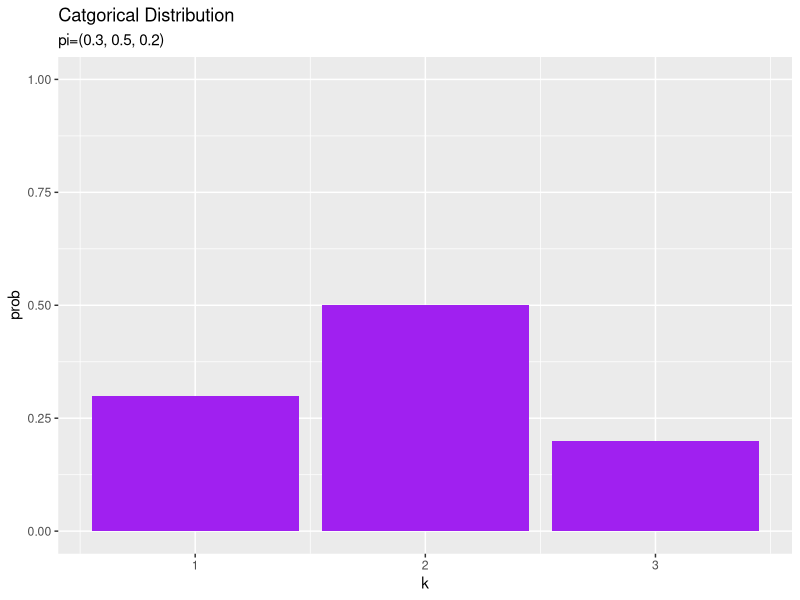
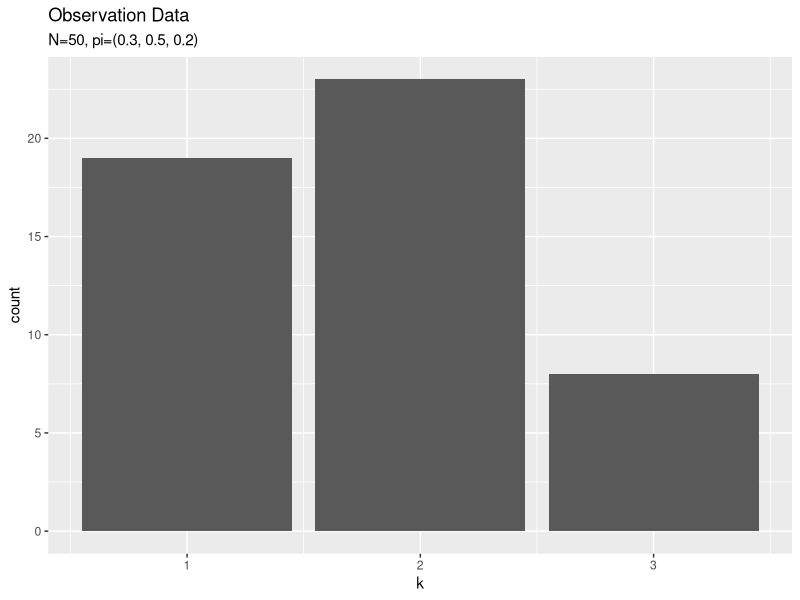
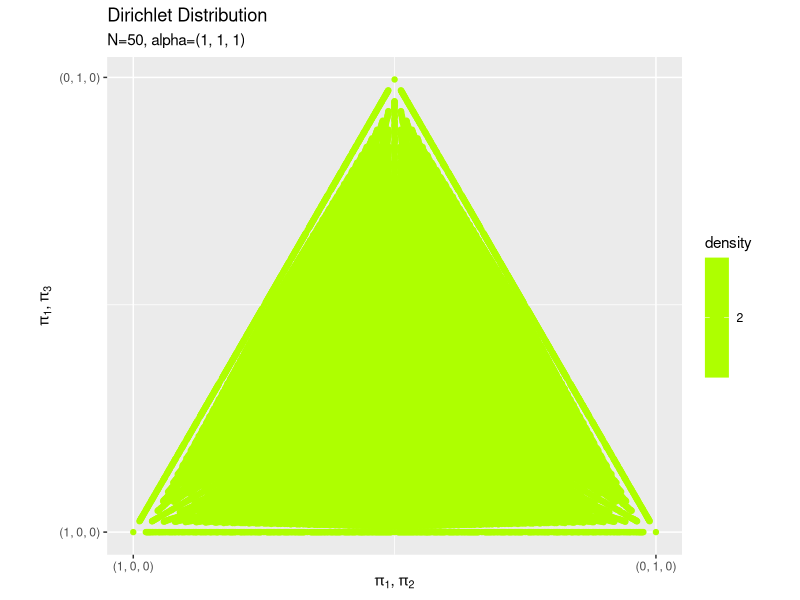
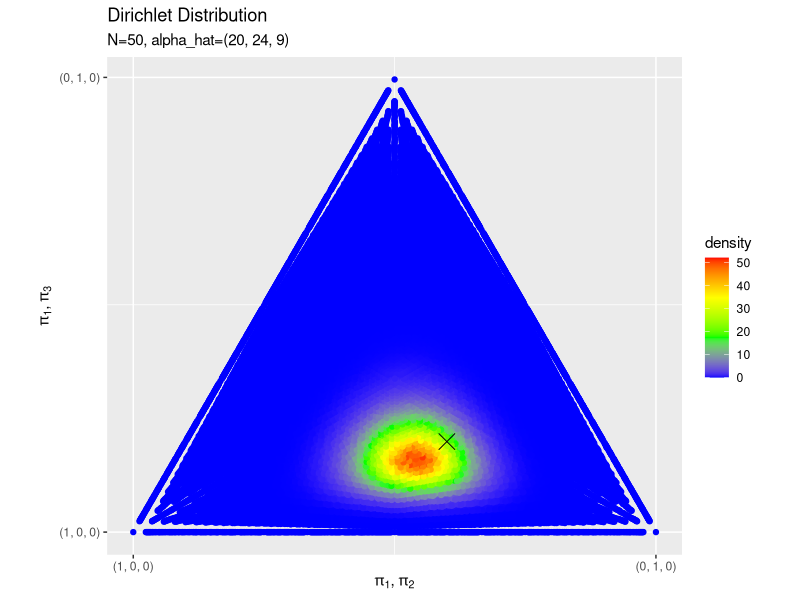
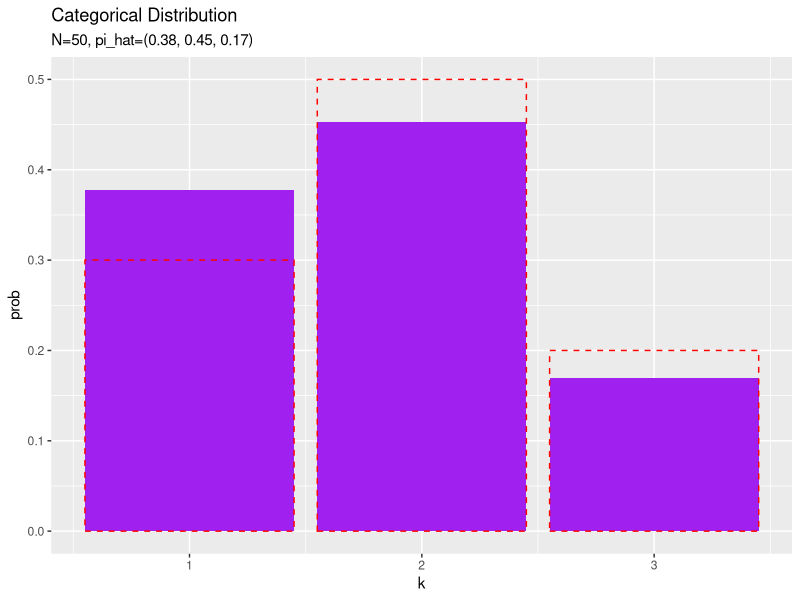

Generate these figures, in order, with R: (Note: this script raises an error after producing the figures.)

# 3.2.2 カテゴリ分布の学習と予測 -------------------------------------------------------------------

# 3.2.2項で利用するパッケージ
library(tidyverse)


### 真のモデルの設定 -----

# 次元数:(固定)
K <- 3

# 真のパラメータを指定
pi_truth_k <- c(0.3, 0.5, 0.2)

# 観測モデル(カテゴリ分布)のデータフレームを作成
model_df <- tibble(
  k = 1:K, # 次元番号
  prob = pi_truth_k # 確率
)

# 観測モデルを作図
ggplot(model_df, aes(x = k, y = prob)) + 
  geom_bar(stat = "identity", position = "dodge", fill = "purple") + # 観測モデル
  ylim(c(0, 1)) + # y軸の表示範囲
  labs(title = "Catgorical Distribution", 
       subtitle = paste0("pi=(", paste0(pi_truth_k, collapse = ", "), ")"))


### 観測データの生成 -----

# データ数を指定
N <- 50

# (観測)データを生成
s_nk <- rmultinom(n = N, size = 1, prob = pi_truth_k) %>% 
  t()

# 観測データを確認
colSums(s_nk)

# 観測データのヒストグラムを作図
tibble(k = 1:K, count = colSums(s_nk)) %>% 
  ggplot(aes(x = k, y = count)) + 
    geom_bar(stat = "identity", position = "dodge") + # (簡易)ヒストグラム
    labs(title = "Observation Data", 
         subtitle = paste0("N=", N, ", pi=(", paste0(pi_truth_k, collapse = ", "), ")"))


### 事前分布の設定 -----

# 事前分布のパラメータ
alpha_k <- c(1, 1, 1)

# 作図用のpiの値を満遍なく生成
point_vec <- seq(0, 1, by = 0.025) # piがとり得る値
n_point <- length(point_vec) # 点の数
pi_point <- tibble(
  pi_1 = rep(rep(point_vec, times = n_point), times = n_point), 
  pi_2 = rep(rep(point_vec, each = n_point), times = n_point), 
  pi_3 = rep(point_vec, each = n_point^2)
)
pi_point <- pi_point / rowSums(pi_point) # 正規化

# 点を間引く(ハイスぺ機なら不要…)
pi_point <- round(pi_point, 3) %>% # 値を丸め込み
  dplyr::as_tibble() %>% # データフレームに変換
  dplyr::distinct(pi_1, pi_2, pi_3) %>% # 重複を除去
  as.matrix() # マトリクスに再変換

# 作図用のpiの値をランダムに生成
#pi_point <- seq(0, 1, 0.001) %>% # piがとり得る値
#  sample(size = 90000, replace = TRUE) %>% 
#  matrix(ncol = 3)
#pi_point <- pi_point / rowSums(pi_point) # 正規化

# 事後分布(ディリクレ分布)を計算
prior_df <- tibble(
  x = pi_point[, 2] + (pi_point[, 3] / 2), # 三角座標への変換
  y = sqrt(3) * (pi_point[, 3] / 2), # 三角座標への変換
  ln_C_dir = lgamma(sum(alpha_k)) - sum(lgamma(alpha_k)), # 正規化項(対数)
  density = exp(ln_C_dir) * apply(t(pi_point)^(alpha_k - 1), 2, prod) # 確率密度
)

# 事前分布を作図
ggplot() + 
  geom_point(data = prior_df, aes(x = x, y = y, color = density)) + # 事前分布
  scale_color_gradientn(colors = c("blue", "green", "yellow", "red")) + # 散布図のグラデーション
  scale_x_continuous(breaks = c(0, 1), 
                     labels = c("(1, 0, 0)", "(0, 1, 0)")) + # x軸目盛
  scale_y_continuous(breaks = c(0, 0.87), 
                     labels = c("(1, 0, 0)", "(0, 1, 0)")) + # y軸目盛
  coord_fixed(ratio = 1) + # 縦横比
  labs(title = "Dirichlet Distribution", 
       subtitle = paste0("N=", N, ", alpha=(", paste(alpha_k, collapse = ", "), ")"), 
       x = expression(paste(pi[1], ", ", pi[2], sep = "")), 
       y = expression(paste(pi[1], ", ", pi[3], sep = "")))


### 事後分布の計算 -----

# 事後分布のパラメータを計算
alpha_hat_k <- colSums(s_nk) + alpha_k


# 事後分布(ディリクレ分布)を計算
posterior_df <- tibble(
  x = pi_point[, 2] + (pi_point[, 3] / 2), # 三角座標への変換
  y = sqrt(3) * (pi_point[, 3] / 2), # 三角座標への変換
  ln_C_dir = lgamma(sum(alpha_hat_k)) - sum(lgamma(alpha_hat_k)), # 正規化項(対数)
  density = exp(ln_C_dir) * apply(t(pi_point)^(alpha_hat_k - 1), 2, prod) # 確率密度
)

# 真のパラメータのデータフレームを作成
parameter_df <- tibble(
  x = pi_truth_k[2] + (pi_truth_k[3] / 2), # 三角座標への変換
  y = sqrt(3) * (pi_truth_k[3] / 2), # 三角座標への変換
)

# 事後分布を作図
ggplot() + 
  geom_point(data = posterior_df, aes(x = x, y = y, color = density)) + # 事後分布
  geom_point(data = parameter_df, aes(x = x, y = y), shape = 4, size = 5) + # 真のパラメータ
  scale_color_gradientn(colors = c("blue", "green", "yellow", "red")) + # 散布図のグラデーション
  scale_x_continuous(breaks = c(0, 1), 
                     labels = c("(1, 0, 0)", "(0, 1, 0)")) + # x軸目盛
  scale_y_continuous(breaks = c(0, 0.87), 
                     labels = c("(1, 0, 0)", "(0, 1, 0)")) + # y軸目盛
  coord_fixed(ratio = 1) + # 縦横比
  labs(title = "Dirichlet Distribution", 
       subtitle = paste0("N=", N, ", alpha_hat=(", paste(alpha_hat_k, collapse = ", "), ")"), 
       x = expression(paste(pi[1], ", ", pi[2], sep = "")), 
       y = expression(paste(pi[1], ", ", pi[3], sep = "")))


### 予測分布の計算 -----

# 予測分布のパラメータを計算
pi_hat_star_k <- alpha_hat_k / sum(alpha_hat_k)
pi_hat_star_k <- (colSums(s_nk) + alpha_k) / sum(colSums(s_nk) + alpha_k)

# 予測分布(カテゴリ分布)のデータフレームを作成
predict_df <- tibble(
  k = 1:K, # 次元番号
  prob = pi_hat_star_k # 確率
)

# 予測分布を作図
ggplot() + 
  geom_bar(data = predict_df, aes(x = k, y = prob), stat = "identity", position = "dodge", 
           fill = "purple") + # 予測分布
  geom_bar(data = model_df, aes(x = k, y = prob), stat = "identity", position = "dodge", 
           alpha = 0, color = "red", linetype = "dashed") + # 真の分布
  labs(title = "Categorical Distribution", 
       subtitle = paste0("N=", N, ", pi_hat=(", paste(round(pi_hat_star_k, 2), collapse = ", "), ")"))


# ・アニメーション -----------------------------------------------------------------

# 利用するパッケージ
library(tidyverse)
library(gganimate)


### 推論処理 -----

# 次元数:(固定)
K <- 3

# 真のパラメータを指定
pi_truth_k <- c(0.3, 0.5, 0.2)

# 事前分布のパラメータを指定
alpha_k <- c(1, 1, 1)


# 作図用のpiの値を満遍なく生成
point_vec <- seq(0, 1, by = 0.025) # piがとり得る値
n_point <- length(point_vec) # 点の数
pi_point <- tibble(
  pi_1 = rep(rep(point_vec, times = n_point), times = n_point), 
  pi_2 = rep(rep(point_vec, each = n_point), times = n_point), 
  pi_3 = rep(point_vec, each = n_point^2)
)
pi_point <- pi_point / rowSums(pi_point) # 正規化

# 点を間引く(ハイスぺ機なら不要…)
pi_point <- round(pi_point, 3) %>% # 値を丸め込み
  dplyr::as_tibble() %>% # データフレームに変換
  dplyr::distinct(pi_1, pi_2, pi_3) %>% # 重複を除去
  as.matrix() # マトリクスに再変換


# 事前分布(ディリクレ分布)を計算
posterior_df <- tibble(
  x = pi_point[, 2] + (pi_point[, 3] / 2), # 三角座標への変換
  y = sqrt(3) * (pi_point[, 3] / 2), # 三角座標への変換
  ln_C_dir = lgamma(sum(alpha_k)) - sum(lgamma(alpha_k)), # 正規化項(対数)
  density = exp(ln_C_dir) * apply(t(pi_point)^(alpha_k - 1), 2, prod), # 確率密度
  label = as.factor(paste0("N=", 0, ", alpha=(", paste0(alpha_k, collapse = ", "), ")")) # 試行回数とパラメータのラベル
)

# 初期値による予測分布のパラメーターを計算
pi_star_k <- alpha_k / sum(alpha_k)

# 初期値による予測分布のデータフレームを作成
predict_df <- tibble(
  k = 1:K, # 次元番号
  prob = pi_star_k, # 確率
  label = as.factor(paste0("N=", 0, ", pi_star=(", paste0(pi_star_k, collapse = ", "), ")")) # 試行回数とパラメータのラベル
)


# データ数(試行回数)を指定
N <- 100

# パラメータを推定
s_nk <- matrix(0, nrow = N, ncol = 3) # 受け皿を初期化
for(n in 1:N){
  
  # カテゴリ分布に従うデータを生成
  s_nk[n, ] <- rmultinom(n = 1, size = 1, prob = pi_truth_k) %>% 
    as.vector()
  
  # 事後分布のパラメータを更新
  alpha_k <- s_nk[n, ] + alpha_k
  
  # 事後分布を計算
  tmp_posterior_df <- tibble(
    x = pi_point[, 2] + (pi_point[, 3] / 2), # 三角座標への変換
    y = sqrt(3) * (pi_point[, 3] / 2), # 三角座標への変換
    ln_C_dir = lgamma(sum(alpha_k)) - sum(lgamma(alpha_k)), # 正規化項(対数)
    density = exp(ln_C_dir) * apply(t(pi_point)^(alpha_k - 1), 2, prod), # 確率密度
    label = as.factor(paste0("N=", n, ", alpha_hat=(", paste0(alpha_k, collapse = ", "), ")")) # 試行回数とパラメータのラベル
  )
  
  # 予測分布のパラメーターを更新
  pi_star_k <- alpha_k / sum(alpha_k)
  
  # 予測分布のデータフレームを作成
  tmp_predict_df <- tibble(
    k = 1:K, # 作図用の値
    prob = pi_star_k, # 確率
    label = as.factor(paste0(
      "N=", n, ", pi_hat_star=(", paste0(round(pi_star_k, 2), collapse = ", "), ")"
    )) # 試行回数とパラメータのラベル
  )
  
  # 結果を結合
  posterior_df <- rbind(posterior_df, tmp_posterior_df)
  predict_df <- rbind(predict_df, tmp_predict_df)
}

# 観測データを確認
apply(s_nk, 2, sum)


### 作図 -----

# 真のパラメータのデータフレームを作成
parameter_df <- tibble(
  x = pi_truth_k[2] + (pi_truth_k[3] / 2), # 三角座標への変換
  y = sqrt(3) * (pi_truth_k[3] / 2), # 三角座標への変換
)

# 事後分布を作図
posterior_graph <- ggplot() + 
  geom_point(data = posterior_df, aes(x = x, y = y, color = density)) + # 事後分布
  geom_point(data = parameter_df, aes(x = x, y = y), shape = 4, size = 5) + # 真のパラメータ
  scale_color_gradientn(colors = c("blue", "green", "yellow", "red")) + # 散布図のグラデーション
  scale_x_continuous(breaks = c(0, 1), 
                     labels = c("(1, 0, 0)", "(0, 1, 0)")) + # x軸目盛
  scale_y_continuous(breaks = c(0, 0.87), 
                     labels = c("(1, 0, 0)", "(0, 1, 0)")) + # y軸目盛
  coord_fixed(ratio = 1) + # 縦横比
  gganimate::transition_manual(label) + # フレーム
  labs(title = "Dirichlet Distribution", 
       subtitle = "{current_frame}", 
       x = expression(paste(pi[1], ", ", pi[2], sep = "")), 
       y = expression(paste(pi[1], ", ", pi[3], sep = "")))

# gif画像を出力
gganimate::animate(posterior_graph, nframes = (N + 1), fps = 10)


# Nフレーム分の真のモデルを格納したデータフレームを作成
label_vec <- unique(predict_df[["label"]]) # 各試行のラベルを抽出
model_df <- tibble()
for(n in 1:(N + 1)) {
  # n番目のフレーム用に作成
  tmp_df <- tibble(
    k = 1:K, 
    prob = pi_truth_k, 
    label = label_vec[n]
  )
  
  # 結果を結合
  model_df <- rbind(model_df, tmp_df)
}

# 予測分布を作図
predict_graph <- ggplot() + 
  geom_bar(data = predict_df, aes(x = k, y = prob), stat = "identity", position = "dodge", 
           fill = "purple") + # 予測分布
  geom_bar(data = model_df, aes(x = k, y = prob), stat = "identity", position = "dodge", 
           alpha = 0, color = "red", linetype = "dashed") + # 真の分布
  gganimate::transition_manual(label) + # フレーム
  labs(title = "Categorical Distribution", 
       subtitle = "{current_frame}")

# gif画像を出力
gganimate::animate(predict_graph, nframes = (N + 1), fps = 10)
